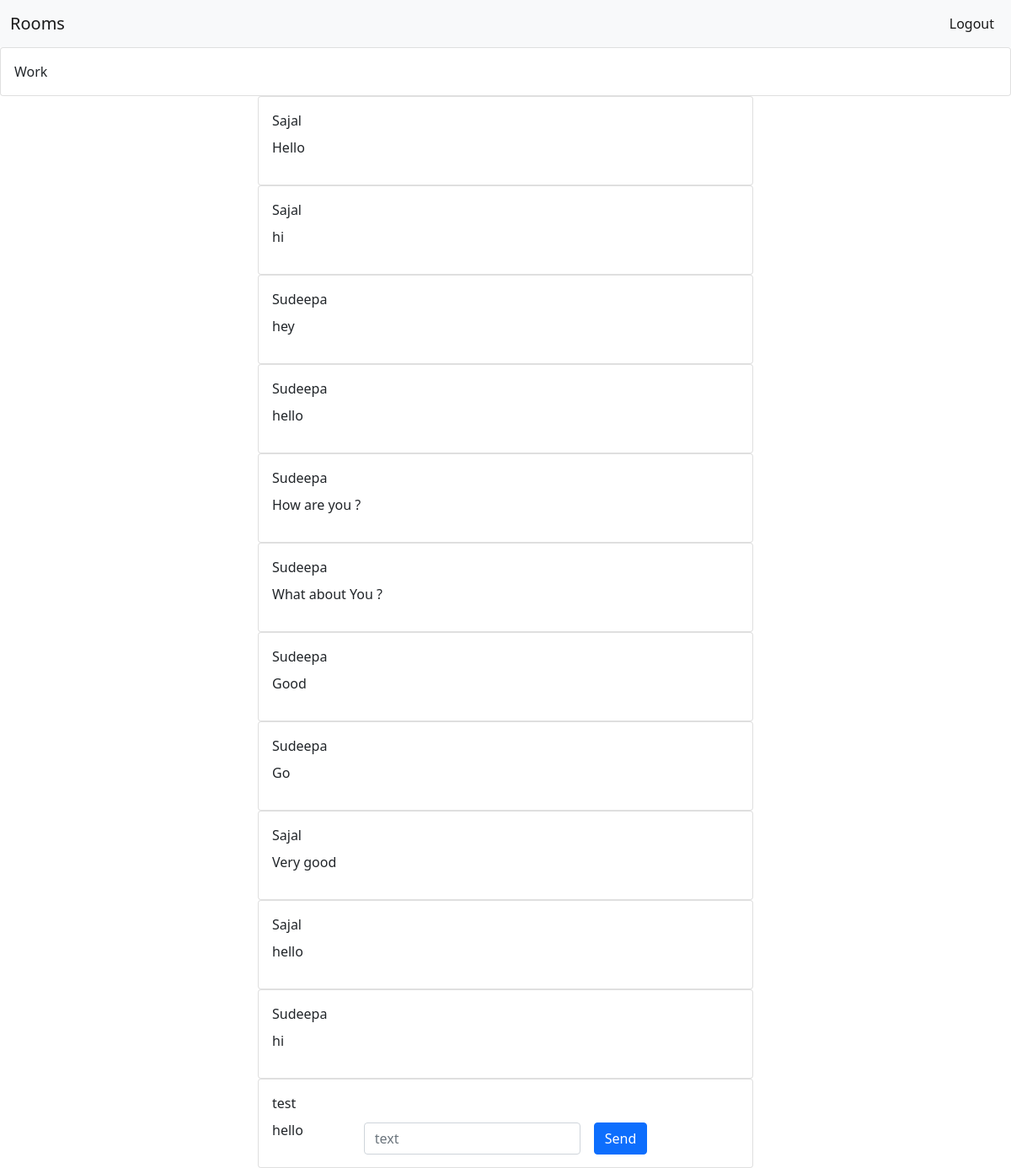
Screenshot of /rooms/work/ (signed in) with the database file from the repository.
### room/models.py (models this page shows)
class Room(models.Model):
    name=models.CharField(max_length=255)
    slug=models.SlugField(unique=True)

class Message(models.Model):
    room=models.ForeignKey(Room,related_name='messages',on_delete=models.CASCADE)
    user=models.ForeignKey(User,related_name='messages',on_delete=models.CASCADE)
    content=models.TextField()
    date_added=models.DateTimeField(auto_now_add=True)
    class Meta:
        ordering =('date_added',)

### room/views.py (the view)
# urls.py: path('rooms/',include('room.urls')),
@login_required
def room(request,slug):
    room=Room.objects.get(slug=slug)
    messages=Message.objects.filter(room=room)[0:25]
    return render(request,'room/room.html',{'room':room,'messages':messages})

### room/templates/room/room.html (shortened to what this page needs)
<!DOCTYPE html>
<html lang="en">
  <head>
    <link href="https://cdn.jsdelivr.net/npm/bootstrap@5.0.2/dist/css/bootstrap.min.css" rel="stylesheet">
  </head>
  <body>
      <nav class="navbar navbar-expand-lg navbar-light bg-light">
          <div class="container-fluid">
             <span class="navbar-brand mb-0 h1">Rooms</span>
              <div class="collapse navbar-collapse justify-content-end " id="navbarNav">
                <ul class="navbar-nav justify-content-end">
                       <li class="nav-item ">
                          <a class="nav-link active" aria-current="page" href="/logout/">Logout</a>
                       </li>
                </ul>
              </div>
          </div>
      </nav>
       <div class="card">
        <div class="card-body">
           {{room.name}}
        </div>
      </div>
      <div  class="row align-items-center " id="chat-messages" >
        <div class="mx-auto col-10 col-md-8 col-lg-6">
            {% for message in messages%}
                  <div class="card">
                    <div class="card-body">
                      <label class="form-label">{{message.user.username}} </label>
                      <p>{{message.content}}</p>
                     </div>
                  </div>
            {% endfor %}
        </div>
    </div>
    <div class="fixed-bottom d-flex justify-content-center align-items-center p-6">
        <form class="row g-3" method="post" action=".">
            <div class="col-auto">
              <input type="text" class="form-control" placeholder="text" id="chat-message-input">
            </div>
            <div class="col-auto">
              <button type="submit" class="btn btn-primary mb-3" id="chat-message-submit">Send</button>
            </div>
          </form>
      </div>
  </body>
</html>

### rows the page displays
Room: name "Work"
Message: user.username "Sajal", content "Hello"
Message: user.username "Sajal", content "hi"
Message: user.username "Sudeepa", content "hey"
Message: user.username "Sudeepa", content "hello"
Message: user.username "Sudeepa", content "How are you ?"
Message: user.username "Sudeepa", content "What about You ?"
Message: user.username "Sudeepa", content "Good"
Message: user.username "Sudeepa", content "Go"
Message: user.username "Sajal", content "Very good"
Message: user.username "Sajal", content "hello"
Message: user.username "Sudeepa", content "hi"
Message: user.username "test", content "hello"
